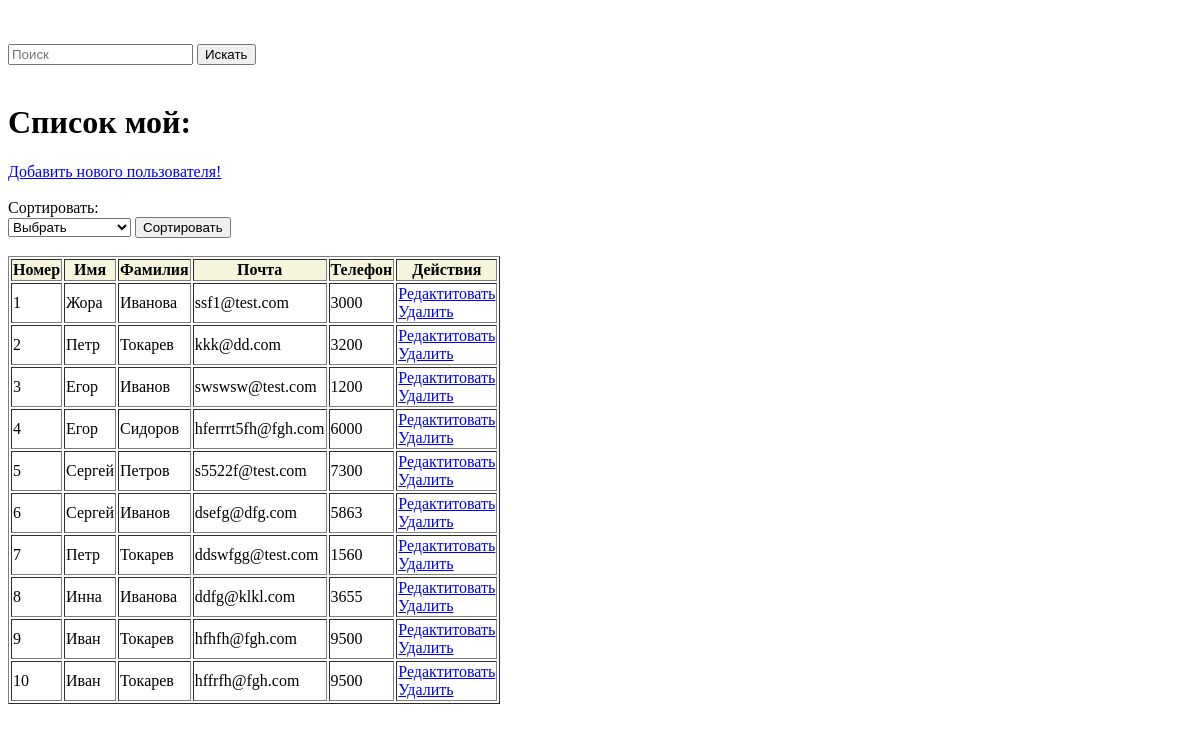
Before: /usersss.php with the older database file.
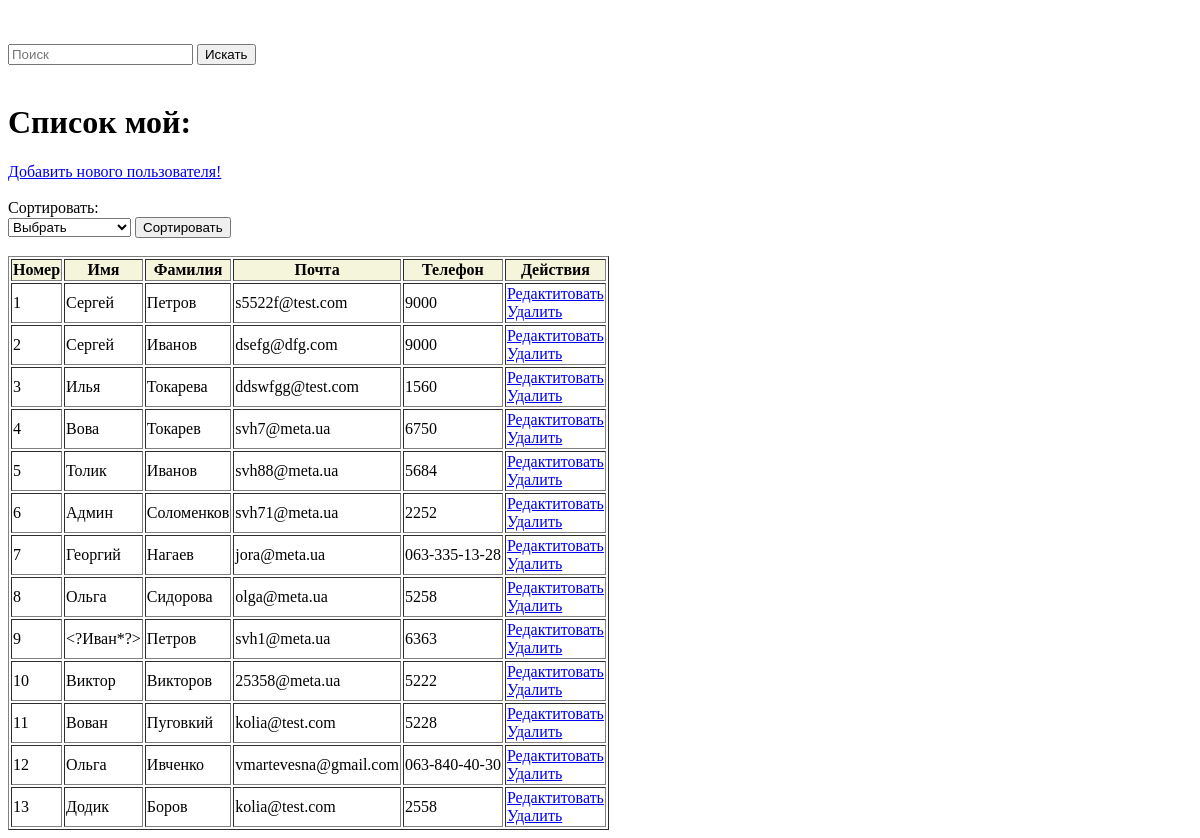
After: the same page with the newer database file.
### tables this page shows
CREATE TABLE `users` (
  `id` int(11) NOT NULL,
  `firstName` varchar(50) NOT NULL,
  `lastName` varchar(50) NOT NULL,
  `phone` varchar(50) NOT NULL,
  `email` varchar(256) NOT NULL,
  `password` varchar(260) NOT NULL,
  `roleId` int(11) NOT NULL,
  `addressStreetId` int(11) NOT NULL
);

### usersss.php (called while the page is built, shortened)
<?php
require_once 'Usersi.php';
$newUsers = new Usersi();
if (!empty($_POST)) {
    !key_exists('sort_by_growth', $_POST) ?: $newUsers->setSortByGrowth($_POST['sort_by_growth']);
    $useri = $newUsers->orderByPhoneAsc();
}else
$useri = $newUsers->selectAll();
require_once 'search_form.php';
require_once 'show_users.php';

### Usersi.php (called while the page is built, shortened)
<?php
class Usersi extends Connectic
{
    private $id;
    private $firstName;
    private $lastName;
    private $phone;
    private $email;
    public function getId()
    {
        return $this->id;
    }
    public function getFirstName()
    {
        return $this->firstName;
    }
    public function getLastName()
    {
        return $this->lastName;
    }
    public function getPhone()
    {
        return $this->phone;
    }
    public function getEmail()
    {
        return $this->email;
    }
    public function selectAll()
    {
        $pdo = Connectic::makeConnect();
        $pdo->setAttribute(PDO::ATTR_CASE, PDO::CASE_NATURAL);
        $sql = ("SELECT * FROM users");
        $sth = $pdo->prepare($sql);
        $sth->setFetchMode(PDO::FETCH_CLASS, 'Usersi');
        $sth->execute();
        return $sth->fetchAll();
    }
}

### show_users.php (the view, shortened to what this page needs)
<!DOCTYPE html>
<html lang="en">
<head>
</head>
<body>
<h1>Список мой:</h1>
<a href="add_new_user.php">Добавить нового пользователя!</a><br><br>
    <form action="usersss.php" method="post">
    <label>Сортировать:</label><br>
    <select name="sort_by_growth" id="sort_by_growth">
        <option disabled selected>Выбрать</option>
    </select>
        <input type="submit" value="Сортировать">
    </form><br>
<table border="1">
    <tr bgcolor="#f5f5dc" style="padding:5px">
        <th>Номер</th>
        <th>Имя</th>
        <th>Фамилия</th>
        <th>Почта</th>
        <th>Телефон</th>
        <th>Действия</th>
    </tr>
    <?php $i = 0; ?>
    <?php foreach ($useri as $user): ?>
    <tr>
        <td><?php echo ++$i; ?></td>
        <td><?php echo $user->getFirstName(); ?></td>
        <td><?php echo $user->getLastName(); ?></td>
        <td><?php echo $user->getEmail(); ?></td>
        <td><?php echo $user->getPhone(); ?></td>
        <td>
            <a href="edit_user.php?id=<?php echo $user->getId()?>">Редактитовать</a><br>
            <a href="delete_user.php?id=<?php echo $user->getId()?>">Удалить</a><br>
        </td>
    </tr>
    <?php endforeach;?>
</table>
</body>
</html>

Changed rows visible on the page:
removed users: firstName "Жора", lastName "Иванова", email "ssf1@test.com", phone "3000"
removed users: firstName "Петр", lastName "Токарев", email "kkk@dd.com", phone "3200"
removed users: firstName "Егор", lastName "Иванов", email "swswsw@test.com", phone "1200"
removed users: firstName "Егор", lastName "Сидоров", email "hferrrt5fh@fgh.com", phone "6000"
removed users: firstName "Инна", lastName "Иванова", email "ddfg@klkl.com", phone "3655"
removed users: firstName "Иван", lastName "Токарев", email "hfhfh@fgh.com", phone "9500"
removed users: firstName "Иван", lastName "Токарев", email "hffrfh@fgh.com", phone "9500"
changed users "s5522f@test.com": phone "7300" → "9000"
changed users "dsefg@dfg.com": phone "5863" → "9000"
changed users "ddswfgg@test.com": firstName "Петр" → "Илья"; lastName "Токарев" → "Токарева"
added users: firstName "Вова", lastName "Токарев", email "svh7@meta.ua", phone "6750"
added users: firstName "Толик", lastName "Иванов", email "svh88@meta.ua", phone "5684"
added users: firstName "Админ", lastName "Соломенков", email "svh71@meta.ua", phone "2252"
added users: firstName "Георгий", lastName "Нагаев", email "jora@meta.ua", phone "063-335-13-28"
added users: firstName "Ольга", lastName "Сидорова", email "olga@meta.ua", phone "5258"
added users: firstName "<?Иван*?>", lastName "Петров", email "svh1@meta.ua", phone "6363"
added users: firstName "Виктор", lastName "Викторов", email "25358@meta.ua", phone "5222"
added users: firstName "Вован", lastName "Пуговкий", email "kolia@test.com", phone "5228"
added users: firstName "Ольга", lastName "Ивченко", email "vmartevesna@gmail.com", phone "063-840-40-30"
added users: firstName "Додик", lastName "Боров", email "kolia@test.com", phone "2558"
